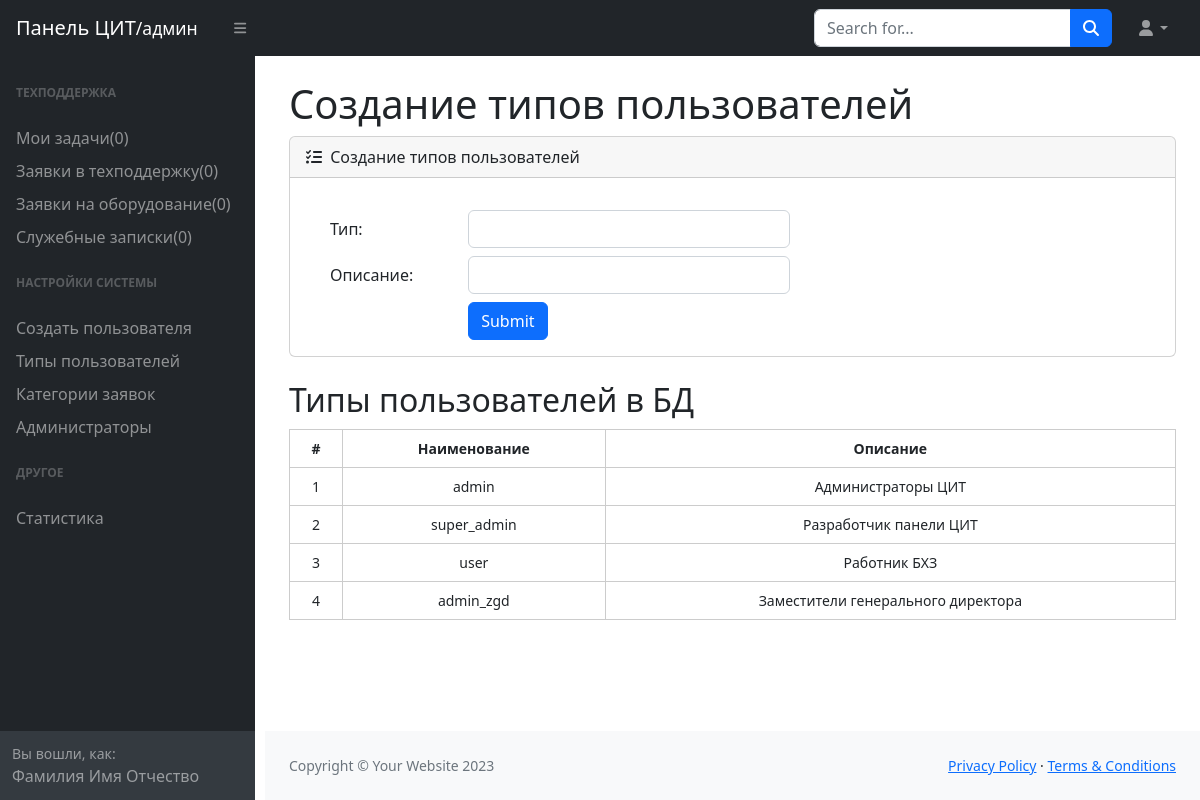
Screenshot of /admin/create_type_user (signed in) with the database file from the repository.
### models.py (models this page shows)
class UserType(Base):
    __tablename__ = 'user_types'
    id = Column(Integer, primary_key=True, index=True)
    type_name = Column(String, unique=True, nullable=False)  # Тип пользователя (ЗГД/Обычный)
    description = Column(String)  # Описание типа пользователя
    users = relationship("Users", back_populates="user_type_relation")

### routers/admin.py (the view)
@router.get("/create_type_user")
async def type_user(request: Request,
                    db: Session = Depends(get_db),
                    current_user: Users = Depends(get_current_user)):
    types = db.query(UserType).all()
    return templates.TemplateResponse("создать_типы_пользователей.html", {"request": request,
                                                                          "current_user": current_user,
                                                                          "types": types})

### templates/admin/создать_типы_пользователей.html (shortened to what this page needs)
{% extends 'base_admin.html' %}
{% block h1 %}Создание типов пользователей{% endblock%}
{% block main %}
<div class="card mb-4 ">
    <div class="card-header">
        <i class="fas fa-tasks me-1"></i>
        Создание типов пользователей
    </div>
    <div class="card-body">
        <div class="container-fluid px-4">
            <div class="form-group row mt-2">
                <form action="./create_type_user" method="post">
                    <div class="form-group row mt-2">
                        <label for="type_name" class="col-sm-2 col-form-label">Тип:</label>
                        <div class="col-sm-5">
                            <input type="text" id="type_name" name="type_name" class="form-control">
                        </div>
                    </div>
                    <div class="form-group row mt-2">
                        <label for="description" class="col-sm-2 col-form-label">Описание:</label>
                        <div class="col-sm-5">
                            <input type="text" id="description" name="description" class="form-control">
                        </div>
                    </div>
                    <div class="form-group row mt-2">
                        <div class="col-sm-5 offset-sm-2">
                            <input type="submit" value="Submit" class="btn btn-primary">
                        </div>
                    </div>
                </form>
            </div>
        </div>
    </div>
</div>
<h2>Типы пользователей в БД</h2>
<div class="container-fluid px-0">
    <table class="table table-hover small">
        <thead>
        <tr>
            <th class="text-center">#</th>
            <th class="text-center">Наименование</th>
            <th class="text-center">Описание</th>
        </tr>
        </thead>
        <tbody>
        {% for type in types %}
        <tr class="table-row">
            <td class="text-center">{{ type.id }}</td>
            <td class="text-center">{{ type.type_name }}</td>
            <td class="text-center">{{ type.description }}</td>
        </tr>
        {% endfor %}
        </tbody>
    </table>
</div>
{% endblock %}

### templates/admin/base_admin.html (shortened to what this page needs)
<!DOCTYPE html>
<html lang="ru">
<head>
    <link href="https://cdn.jsdelivr.net/npm/simple-datatables@7.1.2/dist/style.min.css" rel="stylesheet"/>
    <link href="/static/css/styles.css" rel="stylesheet"/>
</head>
<body class="sb-nav-fixed">
<nav class="sb-topnav navbar navbar-expand navbar-dark bg-dark">
    <a class="navbar-brand ps-3" href="index.html">Панель ЦИТ<small>/админ</small></a>
    <button class="btn btn-link btn-sm order-1 order-lg-0 me-4 me-lg-0" id="sidebarToggle" href="#">
        <i class="fas fa-bars"></i></button>
    <form class="d-none d-md-inline-block form-inline ms-auto me-0 me-md-3 my-2 my-md-0">
        <div class="input-group">
            <input class="form-control" type="text" placeholder="Search for..." aria-describedby="btnNavbarSearch"/>
            <button class="btn btn-primary" id="btnNavbarSearch" type="button"><i class="fas fa-search"></i></button>
        </div>
    </form>
    <ul class="navbar-nav ms-auto ms-md-0 me-3 me-lg-4">
        <li class="nav-item dropdown">
            <a class="nav-link dropdown-toggle" id="navbarDropdown" href="#" role="button" data-bs-toggle="dropdown"
               aria-expanded="false"><i class="fas fa-user fa-fw"></i></a>
        </li>
    </ul>
</nav>
<div id="layoutSidenav">
    <div id="layoutSidenav_nav">
        <nav class="sb-sidenav accordion sb-sidenav-dark" id="sidenavAccordion">
            <div class="sb-sidenav-menu">
                <div class="nav">
                    <div class="sb-sidenav-menu-heading">Техподдержка</div>
                    <a class="nav-link" href="./">Мои задачи(0)</a>
                    <a class="nav-link" href="./tasks">Заявки в техподдержку(0)</a>
                    <a class="nav-link" href="#">Заявки на оборудование(0)</a>
                    <a class="nav-link" href="#">Служебные записки(0)</a>
                    <div class="sb-sidenav-menu-heading">Настройки системы</div>
                    <a class="nav-link" href="./create_user">Создать пользователя</a>
                    <a class="nav-link" href="./create_type_user">Типы пользователей</a>
                    <a class="nav-link" href="#">Категории заявок</a>
                    <a class="nav-link" href="#">Администраторы</a>
                    <div class="sb-sidenav-menu-heading">Другое</div>
                    <a class="nav-link" href="#">Статистика</a>
                </div>
            </div>
            <div class="sb-sidenav-footer">
                <div class="small">Вы вошли, как:</div>
                Фамилия Имя Отчество
            </div>
        </nav>
    </div>
    <div id="layoutSidenav_content">
        <main>
            <div class="container-fluid px-4">
                <h1 class="mt-4">{% block h1 %}{% endblock %}</h1>
                {% block main %}{% endblock %}
            </div>
        </main>
        <footer class="py-4 bg-light mt-auto">
            <div class="container-fluid px-4">
                <div class="d-flex align-items-center justify-content-between small">
                    <div class="text-muted">Copyright &copy; Your Website 2023</div>
                    <div>
                        <a href="#">Privacy Policy</a>
                        &middot;
                        <a href="#">Terms &amp; Conditions</a>
                    </div>
                </div>
            </div>
        </footer>
    </div>
</div>
</body>
</html>

### templates/admin/base_admin.html (style rules this page uses)
.sb-sidenav-menu .nav-link { padding-top: -20px; padding-bottom: -15px; margin-bottom: -15px; }
#layoutSidenav_nav { width: 40px; }
#layoutSidenav { margin-left: 40px; }
.sb-sidenav { width: 255px; }
table { border-collapse: collapse; width: 100%; margin-top: 10px; }
th, td { border: 1px solid #ccc; padding: 8px; text-align: left; }
th { background-color: #e9ecef; }

### rows the page displays
UserType: id "1", type_name "admin", description "Администраторы ЦИТ"
UserType: id "2", type_name "super_admin", description "Разработчик панели ЦИТ"
UserType: id "3", type_name "user", description "Работник БХЗ"
UserType: id "4", type_name "admin_zgd", description "Заместители генерального директора"
